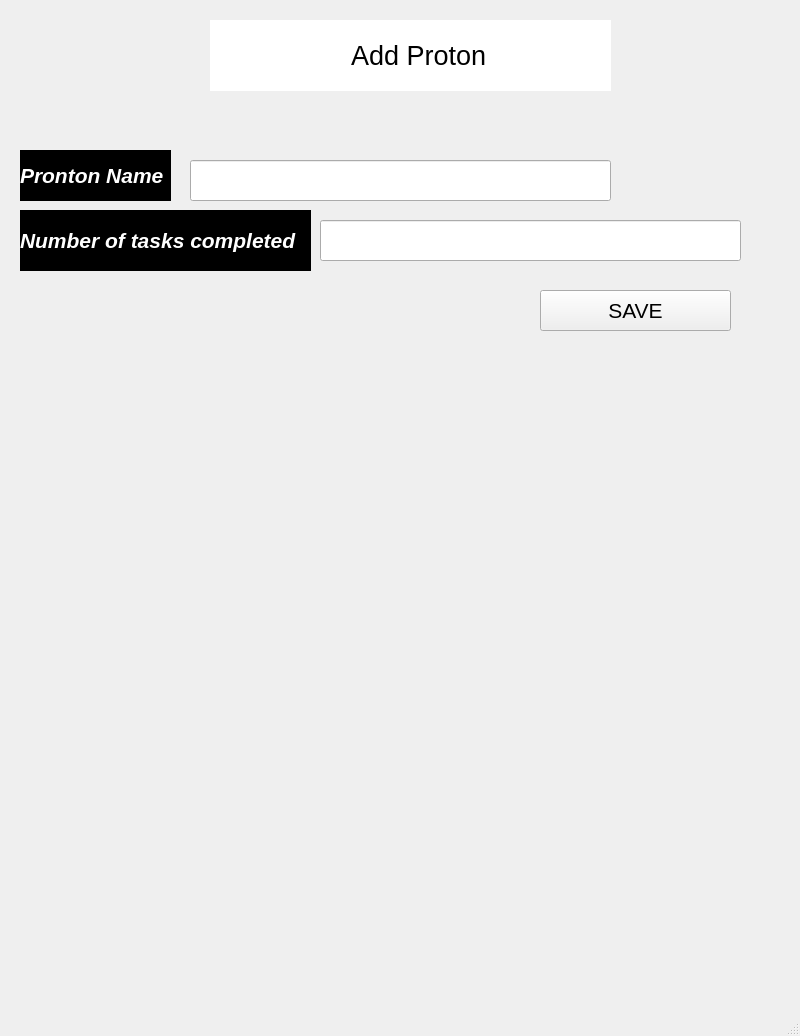
<?xml version="1.0" encoding="UTF-8"?>
<ui version="4.0">
 <class>MainWindow</class>
 <widget class="QMainWindow" name="MainWindow">
  <property name="geometry">
   <rect>
    <x>0</x>
    <y>0</y>
    <width>800</width>
    <height>1036</height>
   </rect>
  </property>
  <property name="windowTitle">
   <string>MainWindow</string>
  </property>
  <widget class="QWidget" name="centralwidget">
   <widget class="QLabel" name="label">
    <property name="geometry">
     <rect>
      <x>0</x>
      <y>0</y>
      <width>831</width>
      <height>581</height>
     </rect>
    </property>
    <property name="text">
     <string/>
    </property>
    <property name="pixmap">
     <pixmap>protons.jpg</pixmap>
    </property>
    <property name="scaledContents">
     <bool>true</bool>
    </property>
   </widget>
   <widget class="QLabel" name="label_2">
    <property name="geometry">
     <rect>
      <x>210</x>
      <y>20</y>
      <width>401</width>
      <height>71</height>
     </rect>
    </property>
    <property name="styleSheet">
     <string notr="true">background-color:rgb(255, 255, 255);
font:20pt</string>
    </property>
    <property name="text">
     <string>                   Add Proton </string>
    </property>
   </widget>
   <widget class="QLabel" name="label_3">
    <property name="geometry">
     <rect>
      <x>20</x>
      <y>150</y>
      <width>151</width>
      <height>51</height>
     </rect>
    </property>
    <property name="styleSheet">
     <string notr="true">background-color:rgb(0, 0, 0);
color:rgb(255, 255, 255);
font:16pt;
font-weight:700; font-style:italic</string>
    </property>
    <property name="text">
     <string>Pronton Name</string>
    </property>
   </widget>
   <widget class="QLabel" name="label_4">
    <property name="geometry">
     <rect>
      <x>20</x>
      <y>210</y>
      <width>291</width>
      <height>61</height>
     </rect>
    </property>
    <property name="styleSheet">
     <string notr="true">background-color:rgb(0, 0, 0);
color:rgb(255, 255, 255);
font:16pt;
font-weight:700; font-style:italic</string>
    </property>
    <property name="text">
     <string>Number of tasks completed</string>
    </property>
   </widget>
   <widget class="QLineEdit" name="lineEdit">
    <property name="geometry">
     <rect>
      <x>190</x>
      <y>160</y>
      <width>421</width>
      <height>41</height>
     </rect>
    </property>
   </widget>
   <widget class="QLineEdit" name="lineEdit_2">
    <property name="geometry">
     <rect>
      <x>320</x>
      <y>220</y>
      <width>421</width>
      <height>41</height>
     </rect>
    </property>
   </widget>
   <widget class="QPushButton" name="pushButton">
    <property name="geometry">
     <rect>
      <x>540</x>
      <y>290</y>
      <width>191</width>
      <height>41</height>
     </rect>
    </property>
    <property name="styleSheet">
     <string notr="true">font:16pt</string>
    </property>
    <property name="text">
     <string>SAVE</string>
    </property>
   </widget>
  </widget>
  <widget class="QMenuBar" name="menubar">
   <property name="geometry">
    <rect>
     <x>0</x>
     <y>0</y>
     <width>800</width>
     <height>22</height>
    </rect>
   </property>
  </widget>
  <widget class="QStatusBar" name="statusbar"/>
 </widget>
 <resources/>
 <connections/>
</ui>
